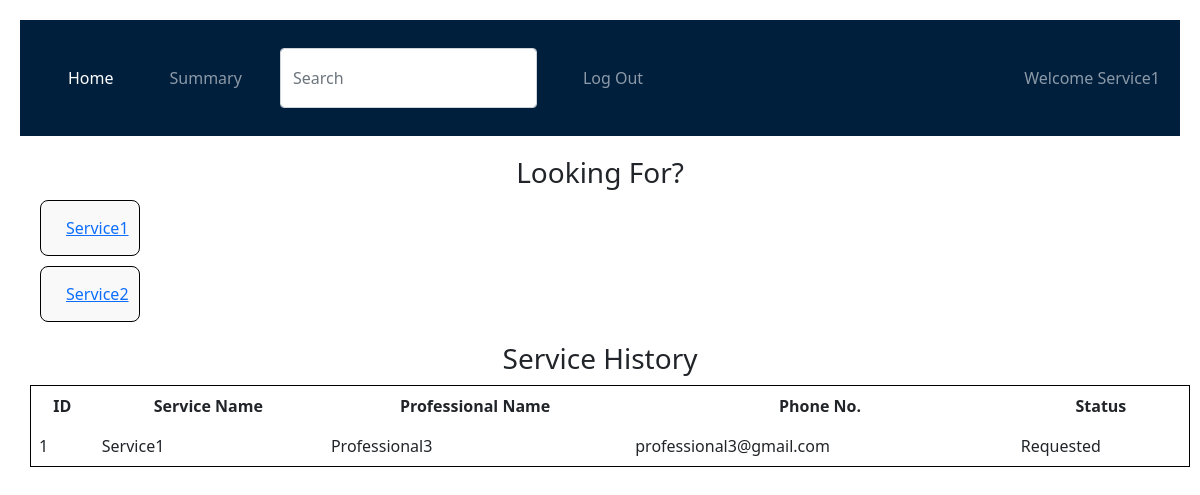
/cust_dashboard/Service1, run on an earlier commit of the app's database.
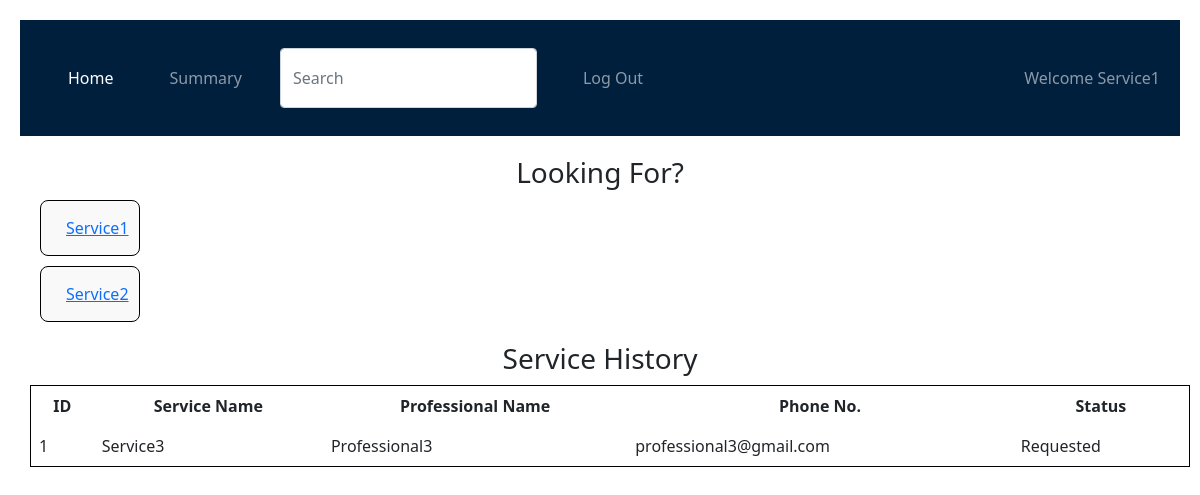
And on a later commit of the database.
### backend/models.py (models this page shows)
class Service_Request(db.Model):
	__tablename__="service_request"
	id=db.Column(db.Integer,primary_key=True)
	service_name=db.Column(db.String,nullable=False)
	service_id=db.Column(db.Integer,db.ForeignKey("service.id"),nullable=False)
	customer_id=db.Column(db.Integer,db.ForeignKey("user.id"),nullable=False)
	professional_id=db.Column(db.Integer,db.ForeignKey("professional.id"),nullable=False)
	dor=db.Column(db.DateTime,nullable=False)
	doc=db.Column(db.DateTime)
	status=db.Column(db.String,default="Requested")
	additional_request=db.Column(db.String)
	feedback=db.Column(db.String)

class Professional(db.Model):
	__tablename__="professional"
	id=db.Column(db.Integer,primary_key=True)
	email=db.Column(db.String,unique=True,nullable=False)
	password=db.Column(db.String,nullable=False)
	role=db.Column(db.Integer,nullable=False, default=2)
	name=db.Column(db.String,nullable=False)
	service=db.Column(db.String,nullable=False)
	service_id=db.Column(db.Integer,db.ForeignKey("service.id"),nullable=False)
	experience=db.Column(db.Integer,nullable=False)
	address=db.Column(db.String,nullable=False)
	pin_code=db.Column(db.Integer,nullable=False)
	rating=db.Column(db.Float,default=0.0)
	resume_url=db.Column(db.String,nullable=False)
	is_approved=db.Column(db.String,default="No")
	service_req=db.relationship("Service_Request",cascade="all,delete",backref="professional",lazy=True)

### backend/controllers.py (the view)
@app.route("/cust_dashboard/<name>")
def cust_dashboard(name):
    services=get_services()
    service_requests=get_requests()
    return render_template("cust_dashboard.html",name=name,services=services,service_requests=service_requests)

### backend/controllers.py (called while the page is built)
def get_services():
    services=Service.query.all()
    return services

def get_requests():
    service_requests=Service_Request.query.all()
    return service_requests

### templates/cust_dashboard.html (shortened to what this page needs)
{% extends "cust_layout.html" %}
{% block content %}
    <div class="section">
        {% if services %}
        <h3>Looking For?</h3>
        <div class="service-options">
            {% for service in services %}
            <div><a href="/request_service/{{service.id}}/{{name}}">{{service.name}}</a></div>
            {% endfor %}
        </div>
        {% else %}
            <h3 class="center">No services available</h3>
        {% endif %}
    </div>
    <div class="section">
        <h3>Service History</h3>
        {% if service_requests %}
        <table>
            <thead>
                <tr>
                    <th>ID</th>
                    <th>Service Name</th>
                    <th>Professional Name</th>
                    <th>Phone No.</th>
                    <th>Status</th>
                </tr>
            </thead>
            <tbody>
                {% for service_request in service_requests %}
                <tr>
                    <td>{{service_request.id}}</td>
                    <td>{{service_request.service_name}}</td>
                    <td>{{service_request.professional.name}}</td>
                    <td>{{service_request.professional.email}}</td>
                    <td>{{service_request.status}}</td>
                </tr>
                {% endfor %}
            </tbody>
        </table>
        {% else %}
            <h3 class="center">No service history available</h3>
        {% endif %}
    </div>
    {% endblock content %}

What changed in the data, as far as the page shows it:
changed Service_Request "Requested": service_name "Service1" → "Service3"
